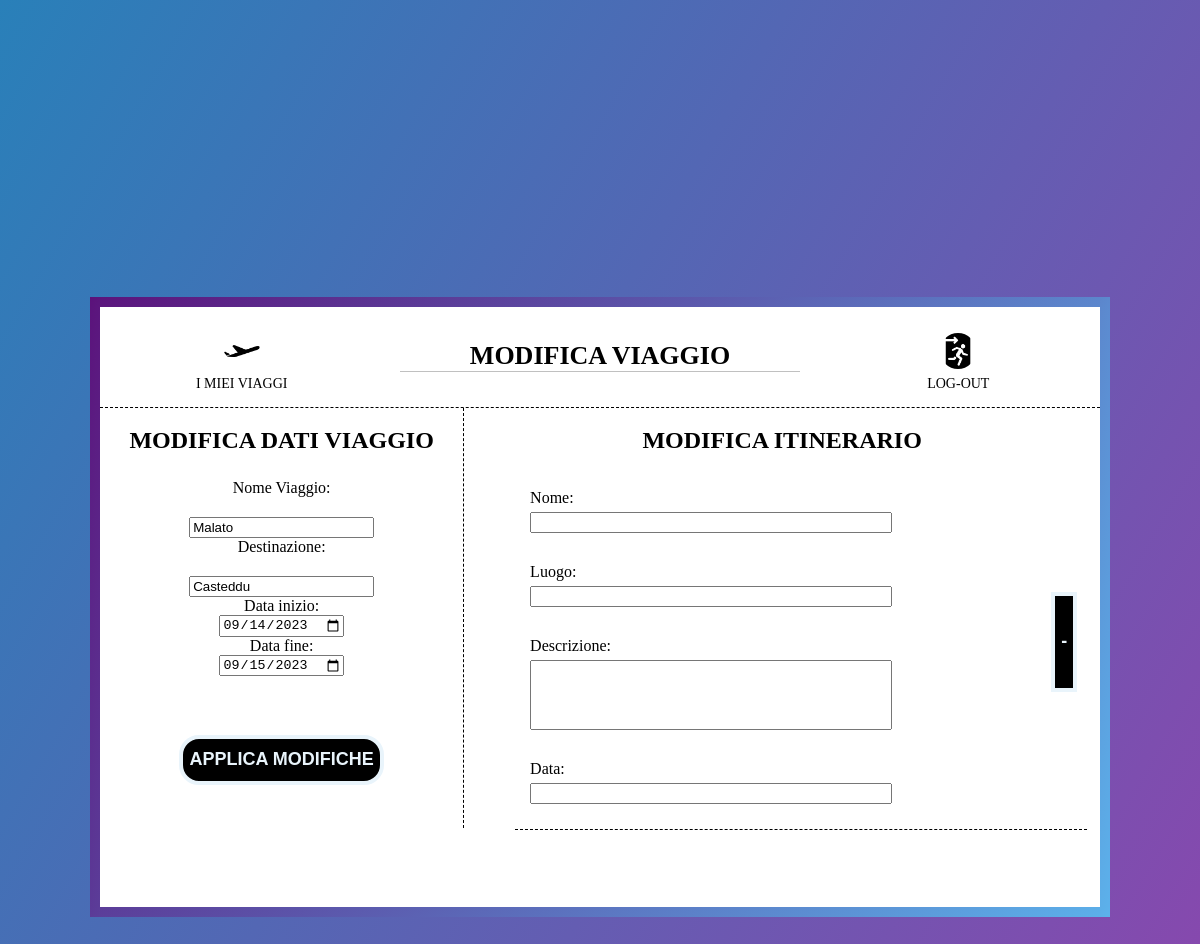
The page /organizzatoreViaggi/changeItinerary/17/ (signed in) on the database as committed earlier.
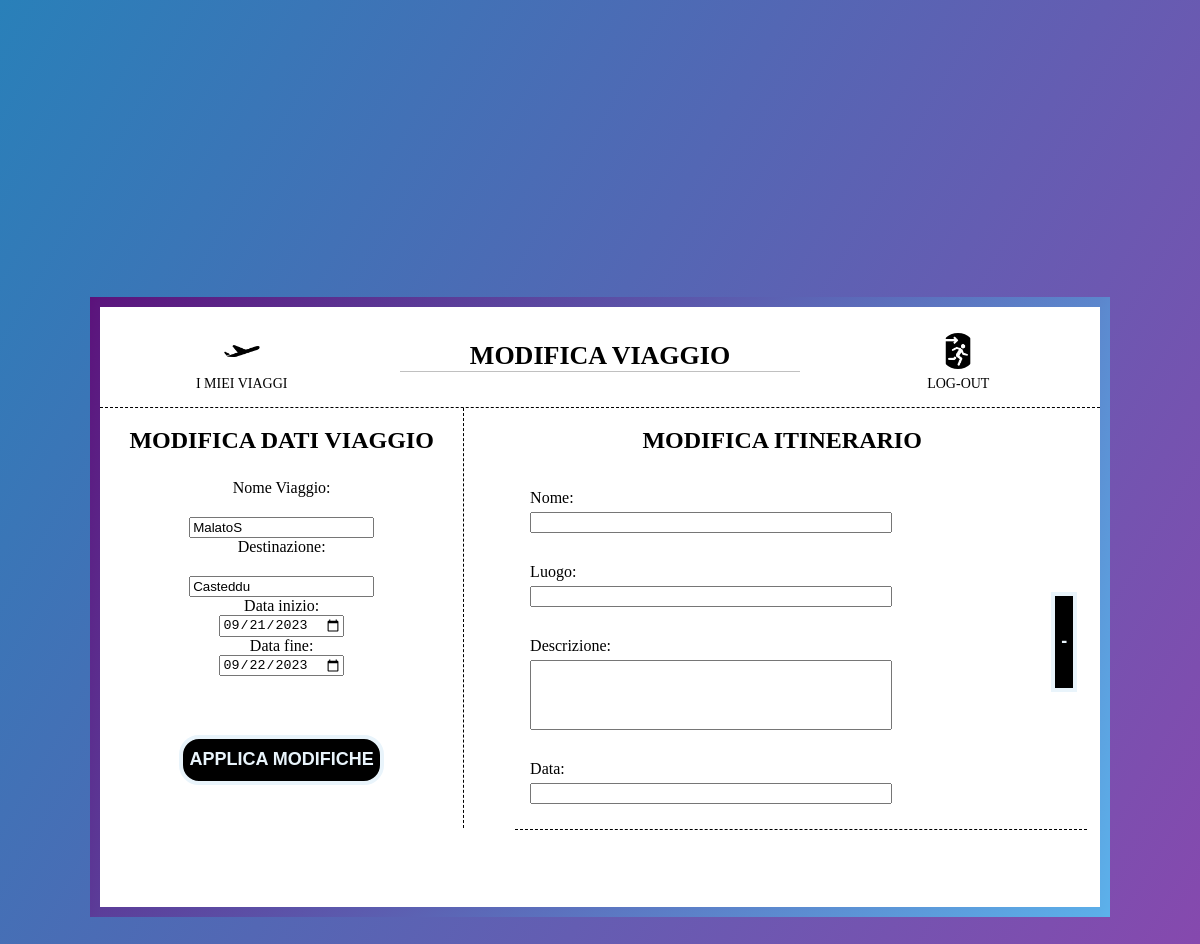
The same page on the database as committed later.
### organizzatoreViaggi/models.py (models this page shows, shortened)
class Travel(models.Model):
    id = models.AutoField(primary_key=True)
    name = models.CharField(max_length=64, unique=True)
    destination = models.CharField(max_length=64)
    start_date = models.DateField()
    end_date = models.DateField()
    participants = models.ManyToManyField(CustomUser)

### organizzatoreViaggi/views.py (the view)
# urls.py: path('organizzatoreViaggi/changeItinerary/<int:travel_id>/', views.changeItinerary_view, name='changeItinerary'),
@login_required(login_url= 'login')
def changeItinerary_view(request, travel_id):
    travel = Travel.objects.get(id = travel_id)
    if request.method == "POST":
        form = TravelForm(request.POST, instance=travel)
        if form.is_valid():
            form.save()
            return redirect('myTravels')
    else:
        form = TravelForm(instance=travel)
    context = { 'travel': form}
    return render(request, 'organizzatoreViaggi/changeItinerary.html', context)

### organizzatoreViaggi/forms.py (shortened to what this page needs)
class TravelForm(ModelForm):
    class Meta:
        model = Travel
        fields = [
            'name',
            'destination',
            'start_date',
            'end_date'
        ]
        labels = {
            'name': 'Nome Viaggio',
            'destination': 'Destinazione',
            'start_date': 'Data inizio',
            'end_date': 'Data fine'
        }
        widgets = {
                'start_date': forms.DateInput(attrs={'type': 'date', 'class': 'dateField'}),
                'end_date': forms.DateInput(attrs={'type': 'date', 'class': 'dateField'}),
                'name': forms.DateInput(attrs={'class': 'textField'}),
                'destination': forms.DateInput(attrs={'class': 'textField'})
            }

### organizzatoreViaggi/templates/organizzatoreViaggi/changeItinerary.html (shortened to what this page needs)
{% load static %}
<!DOCTYPE html>
<html lang="en">
<head>
    <link rel="stylesheet" href="{% static 'css/changeItinerary.css'%}">
</head>
<body>
   <div class="page-container">
       <nav>
           <a href="{% url 'myTravels' %}">
               <img src="{% static 'images/plane_icon.png' %}" />
               <p>I miei viaggi</p>
           </a>
           <h1>MODIFICA VIAGGIO</h1>
           <a href="{% url 'logout' %}">
               <img src="{% static 'images/logout_icon.png' %}" />
               <p>Log-out</p>
           </a>
       </nav>
       <div class="main">
           <div class="main-sx">
               <h2 style="text-align: center;">MODIFICA DATI VIAGGIO</h2>
                <form class="form_travel" method="post" action="">
                    {{ travel }}
                    <div class="button_container2">
                        <input class="apply_button" type="submit" value="APPLICA MODIFICHE">
                    </div>
                </form>
           </div>
           <div class = "main-dx">
               <div class="title_container">
                   <h2>MODIFICA ITINERARIO</h2>
               </div>
               <div class="form_container">
                   <form class="form_itinerary" method="post">
                       <div class="form_field">
                           <div class="input_itinerary">
                               <div class="itinerary_field">
                                   <label>Nome:</label>
                                   <input type="text" required>
                               </div>
                               <div class="itinerary_field">
                                   <label>Luogo:</label>
                                   <input type="text" required>
                               </div>
                               <div class="itinerary_field">
                                   <label>Descrizione:</label>
                                   <input class="description_input" type="text" required>
                               </div>
                               <div class="itinerary_field">
                                   <label>Data:</label>
                                   <input type="text" required>
                               </div>
                           </div>
                            <div class="remove_button_container">
                                   <input class="remove_button" type="submit" value="-">
                               </div>
                       </div>
                   </form>
               </div>
           </div>
       </div>
   </div>
</body>
</html>

Rows that differ between the two databases and show on the page:
changed Travel "Casteddu": name "Malato" → "MalatoS"; start_date "09/14/2023" → "09/21/2023"; end_date "09/15/2023" → "09/22/2023"
